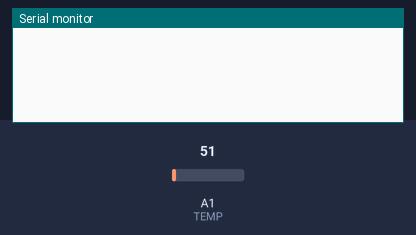
Simulated run of this sketch. Board: Arduino Uno, built with avr-gcc and run on an emulated ATmega328P. On the bench: the last lines printed to the serial monitor. The inputs (shaded band) are chosen by the test bench; at power-on: A1 (TEMP) = 51. The modem accepts every AT command (registered, SIM ready, sends succeed) and sends nothing else.

Above: at 1.3 s.
1.4 s: A1 (TEMP) set to 61
At 3.3 s:
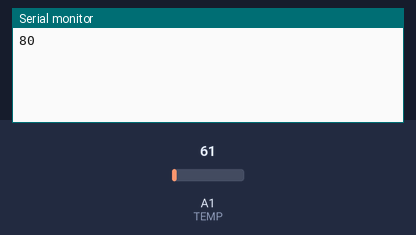
8.7 s: A1 (TEMP) set to 71
At 13.6 s:
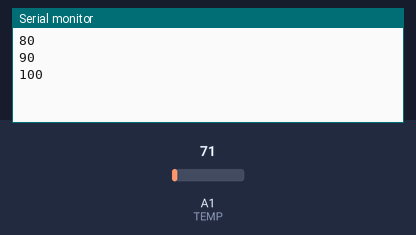
Timing chart, 0 to 15.1 s (numbered marks = the images above; inputs shaded):
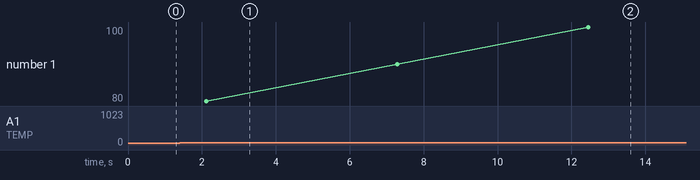

The sketch:

temp_gsm.ino
```cpp
#include <SoftwareSerial.h>
#include <String.h>
SoftwareSerial SIM900A(10,11);

#define TEMP A1

int tempval=0;
int tempc=0;

void setup() {
  pinMode(TEMP,INPUT);
  SIM900A.begin (9600);
  SIM900A.println ("AT+CNMI=2,2,0,0,0");
  Serial.begin(9600);
  delay (100);
  }

void loop() {
tempval=analogRead(TEMP);
tempc=tempval+29;
delay(2000);
Serial.println(tempc);
if(tempc>28)
{
SendMessageTemp();
}
}
void SendMessageTemp()
{
SIM900A.println ("AT+CMGF=1");
delay (1000);
SIM900A.println ("AT+CMGS=\"+918447683437\"\r");
delay (1000);
SIM900A.println ("HIGH TEMPERATURE ALERT");
delay (100);
SIM900A.println ((char)26);
delay (1000);
}
```

Measured:
- after the input at 8.7 s, the serial monitor: prints a new line after 3.8 s (image 2)
- plotted number 1: 90 → 100 after the input at 8.7 s
